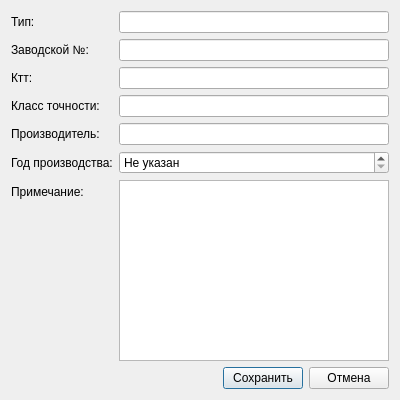
<?xml version="1.0" encoding="UTF-8"?>
<ui version="4.0">
 <class>CurrentTransformerDialog</class>
 <widget class="QDialog" name="CurrentTransformerDialog">
  <property name="geometry">
   <rect>
    <x>0</x>
    <y>0</y>
    <width>400</width>
    <height>400</height>
   </rect>
  </property>
  <property name="minimumSize">
   <size>
    <width>400</width>
    <height>400</height>
   </size>
  </property>
  <property name="maximumSize">
   <size>
    <width>400</width>
    <height>400</height>
   </size>
  </property>
  <property name="windowTitle">
   <string>CurrentTransformerDialog</string>
  </property>
  <layout class="QVBoxLayout" name="verticalLayout">
   <item>
    <layout class="QFormLayout" name="formLayout">
     <item row="0" column="0">
      <widget class="QLabel" name="nameLabel">
       <property name="text">
        <string>Тип:</string>
       </property>
      </widget>
     </item>
     <item row="1" column="0">
      <widget class="QLabel" name="serialLabel">
       <property name="text">
        <string>Заводской №:</string>
       </property>
      </widget>
     </item>
     <item row="2" column="0">
      <widget class="QLabel" name="tranformationRatioLabel">
       <property name="text">
        <string>Ктт:</string>
       </property>
      </widget>
     </item>
     <item row="3" column="0">
      <widget class="QLabel" name="accuracyClassLabel">
       <property name="text">
        <string>Класс точности:</string>
       </property>
      </widget>
     </item>
     <item row="4" column="0">
      <widget class="QLabel" name="manufacturerLabel">
       <property name="text">
        <string>Производитель:</string>
       </property>
      </widget>
     </item>
     <item row="5" column="0">
      <widget class="QLabel" name="manufactureYeaLabel">
       <property name="text">
        <string>Год производства:</string>
       </property>
      </widget>
     </item>
     <item row="6" column="0">
      <widget class="QLabel" name="noteLabel">
       <property name="text">
        <string>Примечание:</string>
       </property>
      </widget>
     </item>
     <item row="0" column="1">
      <widget class="QLineEdit" name="nameLineEdit"/>
     </item>
     <item row="1" column="1">
      <widget class="QLineEdit" name="serialLineEdit"/>
     </item>
     <item row="2" column="1">
      <widget class="QLineEdit" name="tranformationRatioLineEdit"/>
     </item>
     <item row="3" column="1">
      <widget class="QLineEdit" name="accuracyClassLineEdit"/>
     </item>
     <item row="4" column="1">
      <widget class="QLineEdit" name="manufacturerLineEdit"/>
     </item>
     <item row="5" column="1">
      <widget class="QSpinBox" name="manufactureYearSpinBox">
       <property name="specialValueText">
        <string>Не указан</string>
       </property>
       <property name="minimum">
        <number>1990</number>
       </property>
       <property name="maximum">
        <number>2100</number>
       </property>
      </widget>
     </item>
     <item row="6" column="1">
      <widget class="QPlainTextEdit" name="notePlainTextEdit"/>
     </item>
    </layout>
   </item>
   <item>
    <layout class="QHBoxLayout" name="horizontalLayout">
     <item>
      <spacer name="horizontalSpacer">
       <property name="orientation">
        <enum>Qt::Orientation::Horizontal</enum>
       </property>
       <property name="sizeHint" stdset="0">
        <size>
         <width>40</width>
         <height>20</height>
        </size>
       </property>
      </spacer>
     </item>
     <item>
      <widget class="QPushButton" name="saveButton">
       <property name="text">
        <string>Сохранить</string>
       </property>
       <property name="default">
        <bool>true</bool>
       </property>
      </widget>
     </item>
     <item>
      <widget class="QPushButton" name="cancelButton">
       <property name="text">
        <string>Отмена</string>
       </property>
       <property name="autoDefault">
        <bool>false</bool>
       </property>
      </widget>
     </item>
    </layout>
   </item>
  </layout>
 </widget>
 <resources/>
 <connections/>
</ui>
